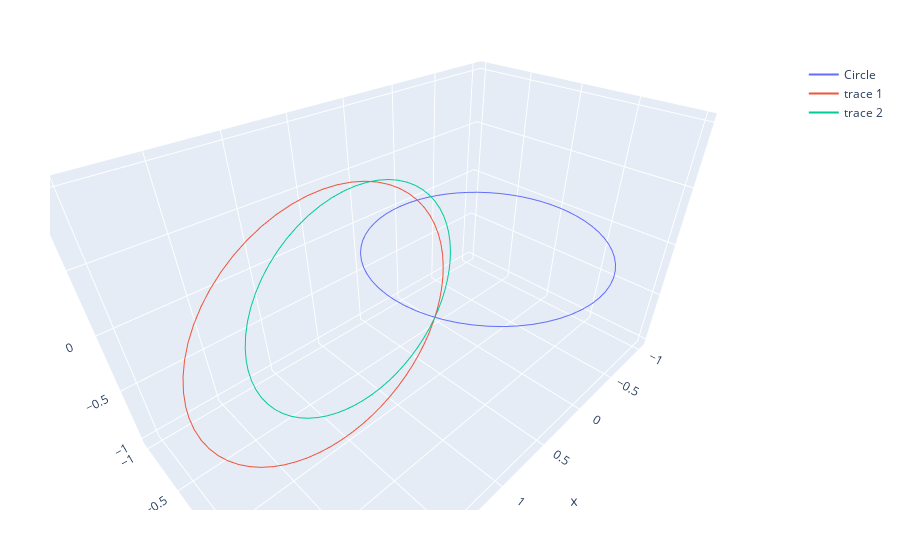

The cell this chart's notebook holds for it:
### Code cell
n = cl.e3
K = circle(no, n,1)

pc = plotcircle(K, name="Circle")
R  = exp(cdual(K))
applyrotor(R,x) = R * x * inv(R)

C = circle(point(1.5,0,0),cl.e2,1)
Cr = applyrotor(R,C)
pc1 = plotcircle(C)
pcr = plotcircle(Cr)
plot([pc, pc1,pcr])
